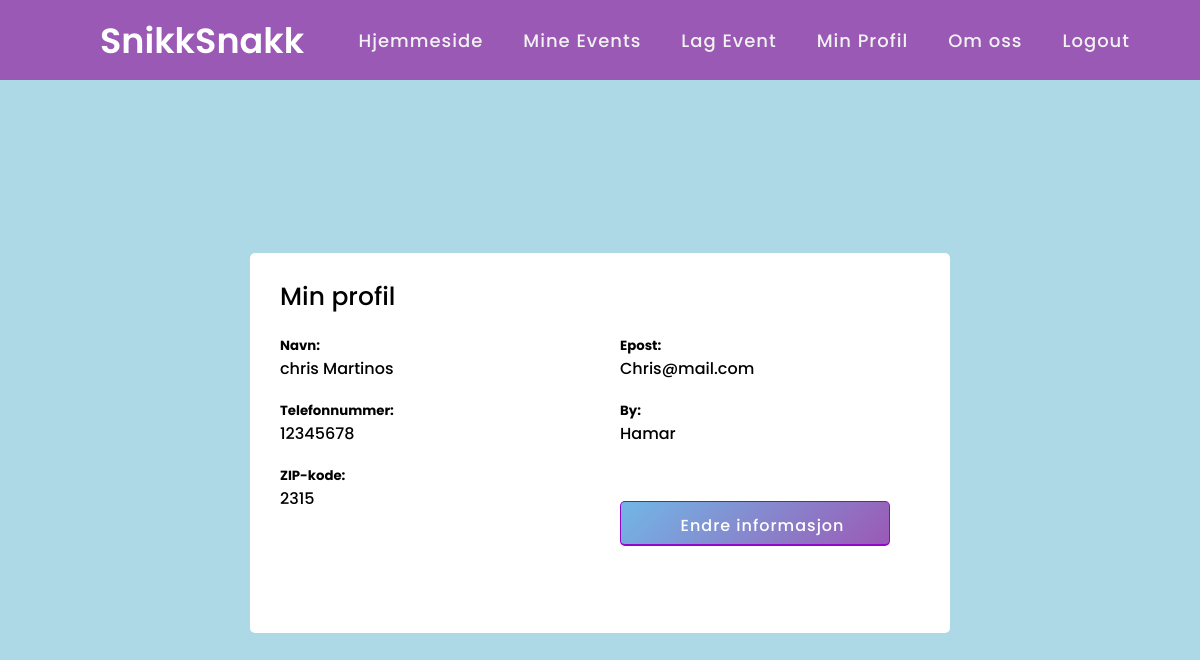
Screenshot of /public/Client/HTML/minProfil.php (signed in) with the database file from the repository.
### tables this page shows
CREATE TABLE `user` (
  `userID` int(13) NOT NULL,
  `Fornavn` varchar(46) NOT NULL,
  `Etternavn` varchar(46) DEFAULT NULL,
  `Epost` varchar(62) NOT NULL,
  `Tlf` varchar(8) NOT NULL,
  `City` varchar(35) NOT NULL,
  `Zip` int(4) NOT NULL,
  `Passord` varchar(128) NOT NULL
);

### public/Client/HTML/minProfil.php (the view, shortened to what this page needs)
<link rel="stylesheet" href="../Design/css/registrer.css">
<?php
    $conn = mysqli_connect("localhost", "root", "", "eventdatabase");
    $profileValue = $_SESSION['loginVerdi'];
    $sql = "SELECT fornavn, etternavn, epost, tlf, city, zip FROM user WHERE tlf = '$profileValue' OR epost = '$profileValue'";
    $result = $conn->query($sql);
    if ($result->num_rows > 0) {
      while($row = $result->fetch_assoc()) {
        $fornavn = $row["fornavn"];
        $etternavn = $row["etternavn"];
        $epost = $row["epost"];
        $tlf = $row["tlf"];
        $city = $row["city"];
        $zip = $row["zip"];
?>
  <div class="container">
    <div class="title">Min profil</div>
    <div class="content">
      <form action="oppdaterProfil.php" method="POST">
        <div class="user-details">
          <div class="input-box">
            <span class="details">
              <h5>Navn:</h5>
              <?php echo $fornavn . " " . $etternavn?></span>
          </div>
          <div class="input-box">
          <h5>Epost:</h5>
            <span class="details"><?php echo $epost?></span>
          </div>
          <div class="input-box">
          <h5>Telefonnummer:</h5>
            <span class="details"><?php echo $tlf?></span>
          </div>
          <div class="input-box">
          <h5>By:</h5>
            <span class="details"><?php echo $city?></span>
          </div>
          <div class="input-box">
          <h5>ZIP-kode:</h5>
            <span class="details"><?php echo $zip?></span>
          </div>
          <div class="input-box">
        <div class="button">
          <input type="submit" value="Endre informasjon">
        </div>
      </form>
    </div>
</div>
<?php
    }
  }
?>
</body>
</html>

### public/Client/Design/css/registrer.css (style rules this page uses)
* { margin: 0; padding: 0; box-sizing: border-box; font-family: "HelveticaNeue-Light", "Helvetica Neue Light", "Helvetica Neue", Helvetica, Arial, "Lucida Grande", sans-serif; }
body { display: flex; justify-content: center; align-items: center; position: relative; padding: 10px; margin-top: 80px; background-color: lightblue; }
.container { max-width: 700px; background-color: #fff; padding: 25px 30px; border-radius: 5px; display: block; margin-top: 25px; margin-bottom: 20px; }
.container .title { font-size: 25px; font-weight: 500; position: relative; }
.container .title::before { content: ""; position: absolute; left: 0; bottom: 0; height: 3px; width: 30px; border-radius: 5px; }
.content form .user-details { display: flex; flex-wrap: wrap; justify-content: space-between; margin: 20px 0 12px 0; }
form .user-details .input-box { margin-bottom: 15px; width: calc(100% / 2 - 20px); }
form .input-box span.details { display: block; font-weight: 500; margin-bottom: 5px; }
.user-details .input-box input { height: 45px; width: 100%; outline: none; font-size: 16px; border-radius: 5px; padding-top: 5px; padding-left: 15px; border: 1px solid #9b59b6; border-bottom-width: 2px; transition: all 0.3s ease; }
.user-details .input-box input:focus, .user-details .input-box input:valid { border-color: #9307ca; }
form .button { height: 45px; margin: 35px 0; width: 90%; }
form .button input { height: 100%; width: 100%; border-radius: 5px; border: none; color: #fff; font-size: 18px; font-weight: 500; letter-spacing: 1px; cursor: pointer; transition: all 0.3s ease; background: linear-gradient(135deg, #71b7e6, #9b59b6); }

### public/Client/Design/css/header.css (style rules this page uses)
* { margin: 0; padding: 0; box-sizing: border-box; font-family: 'Poppins', sans-serif; }
nav { display: flex; height: 80px; width: 100%; background: #9b59b6; align-items: center; justify-content: space-between; padding: 0 50px 0 100px; flex-wrap: wrap; position:fixed; top: 0; left: 0; }
nav .logo { color: #fff; font-size: 35px; font-weight: 600; }
nav ul { display: flex; flex-wrap: wrap; list-style: none; }
nav ul li { margin: 0 5px; }
nav ul li a { color: #f2f2f2; text-decoration: none; font-size: 18px; font-weight: 500; padding: 8px 15px; border-radius: 5px; letter-spacing: 1px; transition: all 0.3s ease; }

### rows the page displays
user: Fornavn "chris", Etternavn "Martinos", Epost "Chris@mail.com", Tlf "12345678", City "Hamar", Zip "2315"
